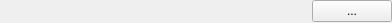
<?xml version="1.0" encoding="UTF-8"?>
<ui version="4.0">
 <class>GammaRay::PropertyExtendedEditor</class>
 <widget class="QWidget" name="GammaRay::PropertyExtendedEditor">
  <property name="geometry">
   <rect>
    <x>0</x>
    <y>0</y>
    <width>392</width>
    <height>23</height>
   </rect>
  </property>
  <layout class="QHBoxLayout" name="horizontalLayout" stretch="1,0">
   <property name="spacing">
    <number>0</number>
   </property>
   <property name="margin">
    <number>0</number>
   </property>
   <item>
    <widget class="QLabel" name="valueLabel"/>
   </item>
   <item>
    <widget class="QWidget" name="widget" native="true">
     <layout class="QVBoxLayout" name="verticalLayout">
      <property name="spacing">
       <number>0</number>
      </property>
      <property name="margin">
       <number>0</number>
      </property>
      <item>
       <widget class="QPushButton" name="editButton">
        <property name="text">
         <string>...</string>
        </property>
       </widget>
      </item>
     </layout>
    </widget>
   </item>
  </layout>
 </widget>
 <resources/>
 <connections/>
</ui>
